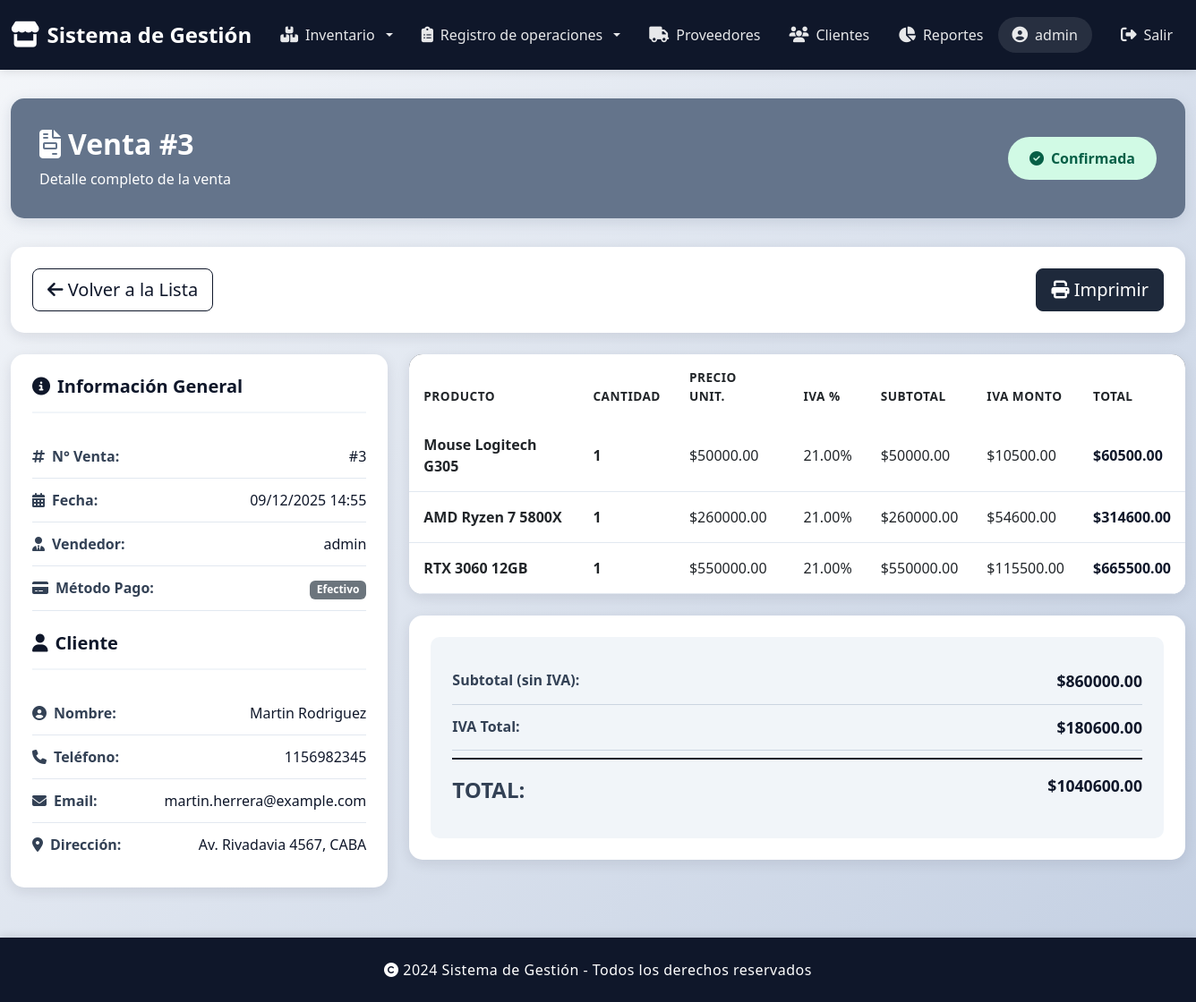
The app's page /ventas/detalle/3/ (signed in) with its own data.
### gestionVentas/models.py (models this page shows, shortened)
class Venta(models.Model):
    METODO_PAGO_CHOICES = [
        ('EFECTIVO', 'Efectivo'),
        ('TARJETA', 'Tarjeta'),
        ('TRANSFERENCIA', 'Transferencia'),
        ('MERCADOPAGO', 'MercadoPago'),
    ]
    ESTADO_PENDIENTE = 'PENDIENTE'
    ESTADO_CONFIRMADA = 'CONFIRMADA'
    ESTADO_CANCELADA = 'CANCELADA'
    ESTADOS_CHOICES = [
        (ESTADO_PENDIENTE, 'Pendiente'),
        (ESTADO_CONFIRMADA, 'Confirmada'),
        (ESTADO_CANCELADA, 'Cancelada'),
    ]
    idVenta = models.AutoField(primary_key=True)
    cliente = models.ForeignKey(Cliente, on_delete=models.PROTECT, related_name='ventas')
    usuario = models.ForeignKey(Usuario, on_delete=models.PROTECT, related_name='ventas_realizadas')
    fecha_venta = models.DateTimeField(auto_now_add=True)
    metodo_pago = models.CharField(max_length=20, choices=METODO_PAGO_CHOICES, default='EFECTIVO')
    total = models.DecimalField(max_digits=12, decimal_places=2, default=Decimal('0.00'))
    total_con_iva = models.DecimalField(max_digits=12, decimal_places=2, default=Decimal('0.00'))
    iva_total = models.DecimalField(max_digits=12, decimal_places=2, default=Decimal('0.00'))
    estado = models.CharField(max_length=15, choices=ESTADOS_CHOICES, default=ESTADO_PENDIENTE)
    observaciones = models.TextField(null=True, max_length=200, blank=True)
    class Meta:
        verbose_name = 'Venta'
        verbose_name_plural = 'Ventas'
        ordering = ['-fecha_venta']

class DetalleVenta(models.Model):
    idDetalleVenta = models.AutoField(primary_key=True)
    venta = models.ForeignKey(Venta, on_delete=models.CASCADE, related_name='detalles')
    producto = models.ForeignKey(Productos, on_delete=models.PROTECT, related_name='detalles_venta')
    cantidad = models.IntegerField(default=1)
    precio_unitario = models.DecimalField(max_digits=12, decimal_places=2)
    iva_porcentaje = models.DecimalField(max_digits=6, decimal_places=2, default=Decimal('0.00'))
    iva_monto = models.DecimalField(max_digits=12, decimal_places=2, default=Decimal('0.00'))
    subtotal_con_iva = models.DecimalField(max_digits=12, decimal_places=2, default=Decimal('0.00'))
    observacion = models.TextField(max_length=100, null=True, blank=True)
    class Meta:
        verbose_name = 'Detalle de venta'
        verbose_name_plural = 'Detalles de venta'
    @property
    def subtotal(self):
        if not self.cantidad or not self.precio_unitario:
            return Decimal('0.00')
        return (Decimal(self.cantidad) * Decimal(self.precio_unitario))

### gestionUsuarios/models.py (models this page shows, shortened)
class Usuario(models.Model):
    user = models.OneToOneField(User, on_delete=models.CASCADE)  # ← AGRÉGALO
    rol = models.ForeignKey(Rol, on_delete=models.SET_NULL, null=True, related_name='usuarios')
    fecha_registro = models.DateTimeField(auto_now_add=True)
    activo = models.BooleanField(default=True)

### gestionClientes/models.py (models this page shows, shortened)
class Cliente(models.Model):
    idCliente = models.AutoField(primary_key=True)
    nombre = models.CharField(max_length=100)
    apellido = models.CharField(max_length=100)
    dni = models.CharField(max_length=20, unique=True)
    email = models.EmailField(blank=True)
    telefono = models.CharField(max_length=20, blank=True)
    direccion = models.CharField(max_length=200, blank=True)
    fecha_registro = models.DateTimeField(auto_now_add=True)
    activo = models.BooleanField(default=True)
    class Meta:
        verbose_name = 'Cliente'
        verbose_name_plural = 'Clientes'
    def nombre_completo(self):
        return f"{self.nombre} {self.apellido}"

### gestionProductos/models.py (models this page shows, shortened)
class Productos(models.Model):
    IVA_21 = 21.00
    IVA_105 = 10.50
    IVA_27 = 27.00
    IVA_0 = 0.00
    OPCIONES_IVA = [
        (IVA_21, "21%"),
        (IVA_105, "10.5%"),
        (IVA_27, "27%"),
        (IVA_0, "Exento (0%)"),
    ]
    idProducto = models.AutoField(primary_key=True)
    codProducto = models.CharField(max_length=10)
    nombre = models.CharField(max_length=150)
    descripcion = models.TextField()
    imgUrl = models.CharField(max_length=500, default='')
    precioUnitario = models.DecimalField(max_digits=18, decimal_places=2)
    idMarca = models.ForeignKey(Marca, on_delete=models.DO_NOTHING, related_name='Marca')
    idCategoria = models.ForeignKey(Categoria, on_delete=models.DO_NOTHING, related_name='Categoria')
    stock = models.IntegerField(default=0)
    activo = models.BooleanField(default=True)
    iva = models.DecimalField(
        max_digits=4,
        decimal_places=2,
        choices=OPCIONES_IVA,
        default=IVA_21
    )
    fecha_creacion = models.DateTimeField(auto_now_add=True)
    fecha_actualizacion = models.DateTimeField(auto_now=True)
    class Meta:
        verbose_name = 'Producto'
        verbose_name_plural = 'Productos'

### gestionVentas/views.py (the view)
# urls.py: path('detalle/<int:id>/', views.ventas_detalle, name='ventas_detalle'),
@login_required
def ventas_detalle(request, id):
    venta = get_object_or_404(
        Venta.objects.select_related('cliente', 'usuario'),
        idVenta=id
    )
    detalles = venta.detalles.select_related('producto').all()
    context = {
        'venta': venta,
        'detalles': detalles,
    }
    return render(request, 'ventas_detalle.html', context)

### gestionVentas/templates/ventas_detalle.html (shortened to what this page needs)
{% extends 'base.html' %}
{% block content %}
<div class="container-fluid detalle-container">
    <div class="page-header">
        <div class="d-flex justify-content-between align-items-center flex-wrap">
            <div>
                <h2>
                    <i class="fas fa-file-invoice"></i>
                    Venta #{{ venta.idVenta }}
                </h2>
                <p class="mb-0 mt-2">Detalle completo de la venta</p>
            </div>
            <div class="d-flex align-items-center gap-3">
                <span class="badge-estado-grande
                    {% if venta.estado == 'PENDIENTE' %}badge-pendiente
                    {% elif venta.estado == 'CONFIRMADA' %}badge-confirmada
                    {% else %}badge-cancelada{% endif %}">
                    {% if venta.estado == 'PENDIENTE' %}
                        <i class="fas fa-clock"></i> Pendiente
                    {% elif venta.estado == 'CONFIRMADA' %}
                        <i class="fas fa-check-circle"></i> Confirmada
                    {% else %}
                        <i class="fas fa-times-circle"></i> Cancelada
                    {% endif %}
                </span>
            </div>
        </div>
    </div>
    <div class="acciones-card mb-4 no-print">
        <div class="d-flex justify-content-between flex-wrap gap-2">
            <a href="{% url 'ventas_list' %}" class="btn btn-outline-slate btn-lg">
                <i class="fas fa-arrow-left"></i> Volver a la Lista
            </a>
            <div class="d-flex gap-2">
                <button onclick="window.print()" class="btn btn-slate-secondary btn-lg">
                    <i class="fas fa-print"></i> Imprimir
                </button>
            </div>
        </div>
    </div>
    <div class="row">
        <div class="col-lg-4 mb-4">
            <div class="info-card">
                <h5><i class="fas fa-info-circle"></i> Información General</h5>
                <div class="info-row">
                    <span class="info-label">
                        <i class="fas fa-hashtag"></i> N° Venta:
                    </span>
                    <span class="info-value">#{{ venta.idVenta }}</span>
                </div>
                <div class="info-row">
                    <span class="info-label">
                        <i class="fas fa-calendar-alt"></i> Fecha:
                    </span>
                    <span class="info-value">{{ venta.fecha_venta|date:"d/m/Y H:i" }}</span>
                </div>
                <div class="info-row">
                    <span class="info-label">
                        <i class="fas fa-user-tie"></i> Vendedor:
                    </span>
                    <span class="info-value">{{ venta.usuario.user.username }}</span>
                </div>
                <div class="info-row">
                    <span class="info-label">
                        <i class="fas fa-credit-card"></i> Método Pago:
                    </span>
                    <span class="info-value">
                        <span class="badge bg-secondary">{{ venta.get_metodo_pago_display }}</span>
                    </span>
                </div>
                <h5 class="mt-4"><i class="fas fa-user"></i> Cliente</h5>
                <div class="info-row">
                    <span class="info-label">
                        <i class="fas fa-user-circle"></i> Nombre:
                    </span>
                    <span class="info-value">{{ venta.cliente.nombre_completo }}</span>
                </div>
                {% if venta.cliente.telefono %}
                <div class="info-row">
                    <span class="info-label">
                        <i class="fas fa-phone"></i> Teléfono:
                    </span>
                    <span class="info-value">{{ venta.cliente.telefono }}</span>
                </div>
                {% endif %}
                {% if venta.cliente.email %}
                <div class="info-row">
                    <span class="info-label">
                        <i class="fas fa-envelope"></i> Email:
                    </span>
                    <span class="info-value">{{ venta.cliente.email }}</span>
                </div>
                {% endif %}
                {% if venta.cliente.direccion %}
                <div class="info-row">
                    <span class="info-label">
                        <i class="fas fa-map-marker-alt"></i> Dirección:
                    </span>
                    <span class="info-value">{{ venta.cliente.direccion }}</span>
                </div>
                {% endif %}
            </div>
        </div>
        <div class="col-lg-8">
            <div class="tabla-detalle mb-4">
                <table class="table">
                    <thead>
                        <tr>
                            <th>Producto</th>
                            <th>Cantidad</th>
                            <th>Precio Unit.</th>
                            <th>IVA %</th>
                            <th>Subtotal</th>
                            <th>IVA Monto</th>
                            <th>Total</th>
                        </tr>
                    </thead>
                    <tbody>
                        {% for detalle in detalles %}
                        <tr>
                            <td>
                                <strong>{{ detalle.producto.nombre }}</strong>
                            </td>
                            <td><strong>{{ detalle.cantidad }}</strong></td>
                            <td>${{ detalle.precio_unitario|floatformat:2 }}</td>
                            <td>{{ detalle.iva_porcentaje|floatformat:2 }}%</td>
                            <td>${{ detalle.subtotal|floatformat:2 }}</td>
                            <td>${{ detalle.iva_monto|floatformat:2 }}</td>
                            <td><strong class="text-slate-primary">${{ detalle.subtotal_con_iva|floatformat:2 }}</strong></td>
                        </tr>
                        {% endfor %}
                    </tbody>
                </table>
            </div>
            <div class="totales-card">
                <div class="totales-section">
                    <div class="total-row">
                        <span class="total-label">Subtotal (sin IVA):</span>
                        <span class="total-value">${{ venta.total|floatformat:2 }}</span>
                    </div>
                    <div class="total-row">
                        <span class="total-label">IVA Total:</span>
                        <span class="total-value">${{ venta.iva_total|floatformat:2 }}</span>
                    </div>
                    <div class="total-row">
                        <span class="total-label">TOTAL:</span>
                        <span class="total-value">${{ venta.total_con_iva|floatformat:2 }}</span>
                    </div>
                </div>
            </div>
        </div>
    </div>
</div>
{% endblock %}

### templates/base.html (shortened to what this page needs)
<!DOCTYPE html>
<html lang="es">
<head>
    <link href="https://cdn.jsdelivr.net/npm/bootstrap@5.3.0/dist/css/bootstrap.min.css" rel="stylesheet">
    <link rel="stylesheet" href="https://cdnjs.cloudflare.com/ajax/libs/font-awesome/6.4.0/css/all.min.css">
</head>
<body>
    <nav class="navbar navbar-expand-lg navbar-dark">
        <div class="container-fluid">
            <a class="navbar-brand" href="/">
                <i class="fas fa-store"></i>
                <span>Sistema de Gestión</span>
            </a>
            <div class="collapse navbar-collapse" id="navbarNav">
                <ul class="navbar-nav me-auto">
                    <li class="nav-item dropdown">
                        <a class="nav-link dropdown-toggle" href="#" role="button" data-bs-toggle="dropdown" aria-expanded="false">
                            <i class="fas fa-boxes"></i> Inventario
                        </a>
                    </li>
                    <li class="nav-item dropdown">
                        <a class="nav-link dropdown-toggle" href="#" role="button" data-bs-toggle="dropdown" aria-expanded="false">
                            <i class="fa-solid fa-clipboard-list"></i> Registro de operaciones
                        </a>
                    </li>
                    <li class="nav-item">
                        <a class="nav-link" href="{% url 'proveedores_list' %}">
                            <i class="fas fa-truck"></i> Proveedores
                        </a>
                    </li>
                    <li class="nav-item">
                        <a class="nav-link" href="{% url 'clientes_list' %}">
                            <i class="fas fa-users"></i> Clientes
                        </a>
                    </li>
                    <li class="nav-item">
                        <a class="nav-link" href="{% url 'gestionInformes:dashboard' %}">
                            <i class="fa-solid fa-chart-pie"></i> Reportes
                        </a>
                    </li>
                </ul>
                <ul class="navbar-nav">
                    {% if user.is_authenticated %}
                        <li class="nav-item me-3">
                            <span class="nav-link">
                                <i class="fas fa-user-circle"></i> {{ user.username }}
                            </span>
                        </li>
                        <li class="nav-item">
                            <a class="nav-link" href="{% url 'logout' %}">
                                <i class="fas fa-sign-out-alt"></i> Salir
                            </a>
                        </li>
                    {% endif %}
                </ul>
            </div>
        </div>
    </nav>
    <main>
        {% block content %}{% endblock %}
    </main>
    <footer class="text-white text-center">
        <div class="container">
            <p class="mb-0">
                <i class="fas fa-copyright"></i> 2024 Sistema de Gestión - Todos los derechos reservados
            </p>
        </div>
    </footer>
</body>
</html>

### records on screen
Venta: idVenta "3", fecha_venta "09/12/2025 14:55", usuario.user.username "admin", metodo_pago "Efectivo", cliente.nombre_completo "Martin Rodriguez", cliente.telefono "1156982345", cliente.email "martin.herrera@example.com", cliente.direccion "Av. Rivadavia 4567, CABA", total "860000.00", iva_total "180600.00", total_con_iva "1040600.00"
DetalleVenta: producto.nombre "Mouse Logitech G305", cantidad "1", precio_unitario "50000.00", iva_porcentaje "21.00", subtotal "50000.00", iva_monto "10500.00", subtotal_con_iva "60500.00"
DetalleVenta: producto.nombre "AMD Ryzen 7 5800X", cantidad "1", precio_unitario "260000.00", iva_porcentaje "21.00", subtotal "260000.00", iva_monto "54600.00", subtotal_con_iva "314600.00"
DetalleVenta: producto.nombre "RTX 3060 12GB", cantidad "1", precio_unitario "550000.00", iva_porcentaje "21.00", subtotal "550000.00", iva_monto "115500.00", subtotal_con_iva "665500.00"

### other values on screen
{{ user.username }} "admin"
